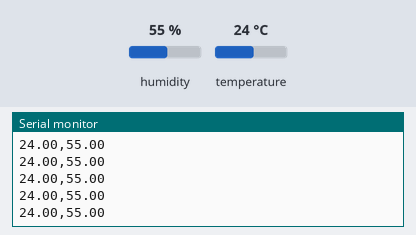
Simulated run of this sketch. Board: Arduino Uno, built with avr-gcc and run on an emulated ATmega328P. Shown: the last lines printed to the serial monitor. Inputs (shaded band) come from the test bench; at power-on: humidity 55 %, temperature 24 °C.

Above: at 1.2 s.
1.3 s: humidity set to 22 %
At 1.53 s:
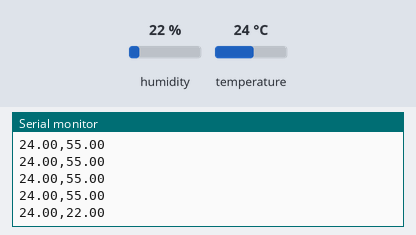
2.8 s: temperature set to 12 °C
At 2.88 s:
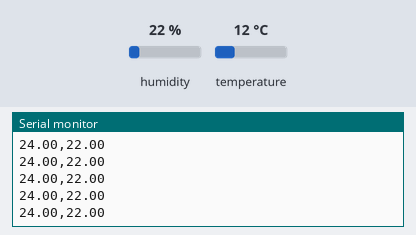
4.3 s: humidity set to 40 %
At 4.45 s:
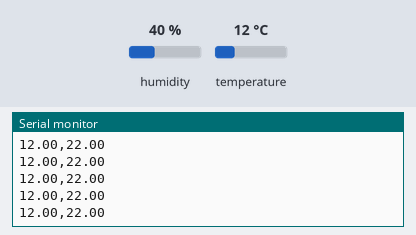
Timing chart, 0 to 7.3 s (numbered marks = the images above; inputs shaded):
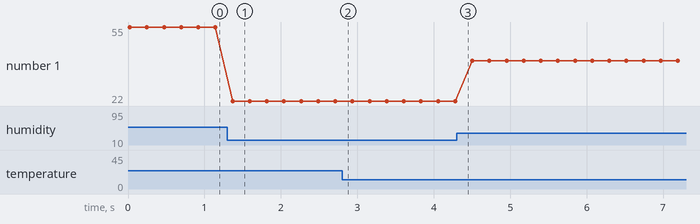

The sketch:

sketch_apr10a.ino
```cpp
#include <dht.h>

const int pinoDHT11 = A5; //PINO ANALÓGICO UTILIZADO PELO DHT11

dht DHT; //VARIÁVEL DO TIPO DHT

void setup(){
  Serial.begin(9600); //INICIALIZA A SERIAL

}

void loop(){
  DHT.read11(pinoDHT11); //LÊ AS INFORMAÇÕES DO SENSOR

  Serial.print(DHT.temperature); //IMPRIME NA SERIAL O VALOR DE UMIDADE MEDIDO E REMOVE A PARTE DECIMAL
  Serial.print(","); //ESCREVE O TEXTO EM SEGUIDA

  Serial.println(DHT.humidity); //IMPRIME NA SERIAL O VALOR DE UMIDADE MEDIDO


  delay(200);
}
```

Measured:
- after the input at 1.3 s, the serial monitor: prints a new line after 0.07 s (image 1)
- plotted number 1: 55 → 22 after the input at 1.3 s, 22 → 40 after the input at 4.3 s
